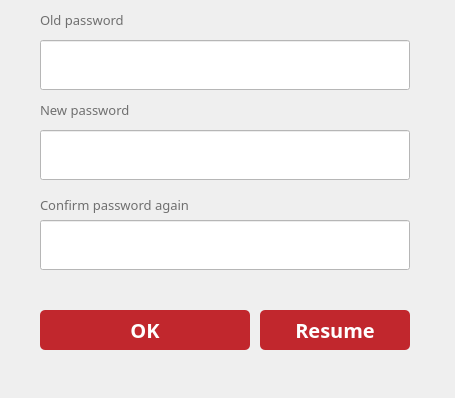
<?xml version="1.0" encoding="UTF-8"?>
<ui version="4.0">
 <class>PassWindow</class>
 <widget class="QWidget" name="PassWindow">
  <property name="geometry">
   <rect>
    <x>0</x>
    <y>0</y>
    <width>455</width>
    <height>398</height>
   </rect>
  </property>
  <property name="minimumSize">
   <size>
    <width>455</width>
    <height>398</height>
   </size>
  </property>
  <property name="maximumSize">
   <size>
    <width>455</width>
    <height>398</height>
   </size>
  </property>
  <property name="windowTitle">
   <string>Password Changing</string>
  </property>
  <widget class="QLabel" name="label_3">
   <property name="geometry">
    <rect>
     <x>40</x>
     <y>10</y>
     <width>141</width>
     <height>20</height>
    </rect>
   </property>
   <property name="styleSheet">
    <string notr="true">QLabel
{
    /*字体为微软雅黑*/
    font-family:Microsoft Yahei;
    /*字体大小为20点*/
	color:rgb(111, 111, 111);
   font-size:10pt;
 	
}</string>
   </property>
   <property name="text">
    <string>Old password</string>
   </property>
  </widget>
  <widget class="QLineEdit" name="lineEdit_2">
   <property name="geometry">
    <rect>
     <x>40</x>
     <y>40</y>
     <width>370</width>
     <height>50</height>
    </rect>
   </property>
   <property name="autoFillBackground">
    <bool>false</bool>
   </property>
   <property name="styleSheet">
    <string notr="true">QLineEdit
{
    /*字体为微软雅黑*/
    font-family:Microsoft Yahei;
    /*字体大小为20点*/
	color:grey;
   font-size:12pt;
	background-color:rgb(255, 255, 255);
}

QLineEdit:hover
{
    /*背景颜色*/  
   background-color:rgb(229, 242, 255);
}

QLineEdit:focus
{
    /*背景颜色*/  
   background-color:rgb(229, 242, 255);
}</string>
   </property>
   <property name="text">
    <string/>
   </property>
   <property name="frame">
    <bool>true</bool>
   </property>
   <property name="echoMode">
    <enum>QLineEdit::Password</enum>
   </property>
   <property name="clearButtonEnabled">
    <bool>true</bool>
   </property>
  </widget>
  <widget class="QLineEdit" name="lineEdit_3">
   <property name="geometry">
    <rect>
     <x>40</x>
     <y>130</y>
     <width>370</width>
     <height>50</height>
    </rect>
   </property>
   <property name="autoFillBackground">
    <bool>false</bool>
   </property>
   <property name="styleSheet">
    <string notr="true">QLineEdit
{
    /*字体为微软雅黑*/
    font-family:Microsoft Yahei;
    /*字体大小为20点*/
	color:grey;
   font-size:12pt;
	background-color:rgb(255, 255, 255);
}

QLineEdit:hover
{
    /*背景颜色*/  
   background-color:rgb(229, 242, 255);
}

QLineEdit:focus
{
    /*背景颜色*/  
   background-color:rgb(229, 242, 255);
}</string>
   </property>
   <property name="text">
    <string/>
   </property>
   <property name="frame">
    <bool>true</bool>
   </property>
   <property name="echoMode">
    <enum>QLineEdit::Password</enum>
   </property>
   <property name="clearButtonEnabled">
    <bool>true</bool>
   </property>
  </widget>
  <widget class="QLabel" name="label_4">
   <property name="geometry">
    <rect>
     <x>40</x>
     <y>100</y>
     <width>141</width>
     <height>20</height>
    </rect>
   </property>
   <property name="styleSheet">
    <string notr="true">QLabel
{
    /*字体为微软雅黑*/
    font-family:Microsoft Yahei;
    /*字体大小为20点*/
	color:rgb(111, 111, 111);
   font-size:10pt;
 	
}</string>
   </property>
   <property name="text">
    <string>New password</string>
   </property>
  </widget>
  <widget class="QLineEdit" name="lineEdit_4">
   <property name="geometry">
    <rect>
     <x>40</x>
     <y>220</y>
     <width>370</width>
     <height>50</height>
    </rect>
   </property>
   <property name="autoFillBackground">
    <bool>false</bool>
   </property>
   <property name="styleSheet">
    <string notr="true">QLineEdit
{
    /*字体为微软雅黑*/
    font-family:Microsoft Yahei;
    /*字体大小为20点*/
	color:grey;
   font-size:12pt;
	background-color:rgb(255, 255, 255);
}

QLineEdit:hover
{
    /*背景颜色*/  
   background-color:rgb(229, 242, 255);
}

QLineEdit:focus
{
    /*背景颜色*/  
   background-color:rgb(229, 242, 255);
}</string>
   </property>
   <property name="text">
    <string/>
   </property>
   <property name="frame">
    <bool>true</bool>
   </property>
   <property name="echoMode">
    <enum>QLineEdit::Password</enum>
   </property>
   <property name="clearButtonEnabled">
    <bool>true</bool>
   </property>
  </widget>
  <widget class="QLabel" name="label_5">
   <property name="geometry">
    <rect>
     <x>40</x>
     <y>190</y>
     <width>220</width>
     <height>30</height>
    </rect>
   </property>
   <property name="styleSheet">
    <string notr="true">QLabel
{
    /*字体为微软雅黑*/
    font-family:Microsoft Yahei;
    /*字体大小为20点*/
	color:rgb(111, 111, 111);
   font-size:10pt;
 	
}</string>
   </property>
   <property name="text">
    <string>Confirm password again</string>
   </property>
  </widget>
  <widget class="QPushButton" name="pushButton_2">
   <property name="geometry">
    <rect>
     <x>40</x>
     <y>310</y>
     <width>210</width>
     <height>40</height>
    </rect>
   </property>
   <property name="font">
    <font>
     <family>Microsoft Yahei</family>
     <pointsize>15</pointsize>
     <weight>75</weight>
     <bold>true</bold>
    </font>
   </property>
   <property name="styleSheet">
    <string notr="true">QPushButton
{
    /*字体为微软雅黑*/
    font-family:Microsoft Yahei;
    /*字体大小为20点*/
    font-size:15pt;
    /*字体颜色为白色*/    
    color:white;
    /*背景颜色*/  
    background-color:#C1272D;
    /*边框圆角半径为8像素*/ 
    border-radius:5px;
}

/*按钮停留态*/
QPushButton:hover
{
    /*背景颜色*/  
    background-color:#9e1e24;
    padding-left:-3px;
    /*上内边距为3像素，让按下时字向下移动3像素*/  
    padding-top:-3px;
}

/*按钮按下态*/
QPushButton:pressed
{
    /*背景颜色*/  
    background-color:#CD5257;
    /*左内边距为3像素，让按下时字向右移动3像素*/  
    padding-left:3px;
    /*上内边距为3像素，让按下时字向下移动3像素*/  
    padding-top:3px;
}</string>
   </property>
   <property name="text">
    <string>OK</string>
   </property>
  </widget>
  <widget class="QPushButton" name="pushButton_3">
   <property name="geometry">
    <rect>
     <x>260</x>
     <y>310</y>
     <width>150</width>
     <height>40</height>
    </rect>
   </property>
   <property name="font">
    <font>
     <family>Microsoft Yahei</family>
     <pointsize>15</pointsize>
     <weight>75</weight>
     <bold>true</bold>
    </font>
   </property>
   <property name="styleSheet">
    <string notr="true">QPushButton
{
    /*字体为微软雅黑*/
    font-family:Microsoft Yahei;
    /*字体大小为20点*/
    font-size:15pt;
    /*字体颜色为白色*/    
    color:white;
    /*背景颜色*/  
    background-color:#C1272D;
    /*边框圆角半径为8像素*/ 
    border-radius:5px;
}

/*按钮停留态*/
QPushButton:hover
{
    /*背景颜色*/  
    background-color:#9e1e24;
    padding-left:-3px;
    /*上内边距为3像素，让按下时字向下移动3像素*/  
    padding-top:-3px;
}

/*按钮按下态*/
QPushButton:pressed
{
    /*背景颜色*/  
    background-color:#CD5257;
    /*左内边距为3像素，让按下时字向右移动3像素*/  
    padding-left:3px;
    /*上内边距为3像素，让按下时字向下移动3像素*/  
    padding-top:3px;
}</string>
   </property>
   <property name="text">
    <string>Resume</string>
   </property>
  </widget>
 </widget>
 <resources/>
 <connections/>
</ui>
